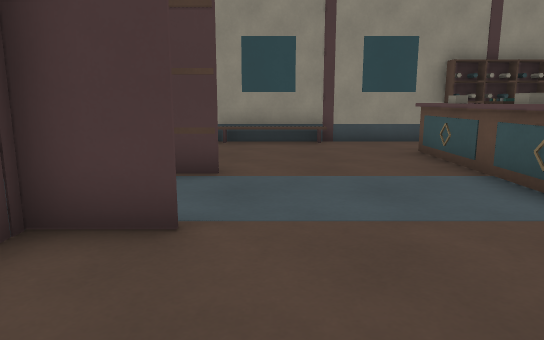
[1] (above)

14 first-person views from a walk through a 3-D level made in the Godot game engine. The camera is 1.2 m above the floor, tilts 10° down and sees 70° across. The floor is counted in squares, 1 m on a side. Each view is taken from the middle of a square. On the plan, view 1 faces up. The plan holds only what a view shows up to about 15 squares ahead; the rest is blank.

[2]
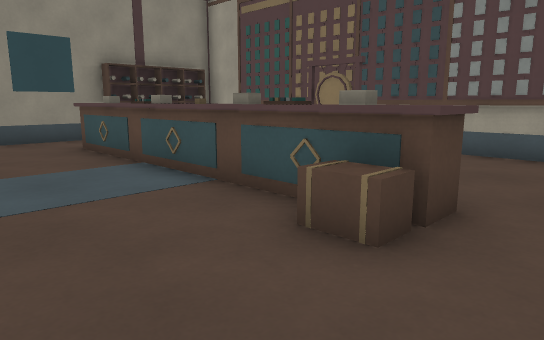

[3]
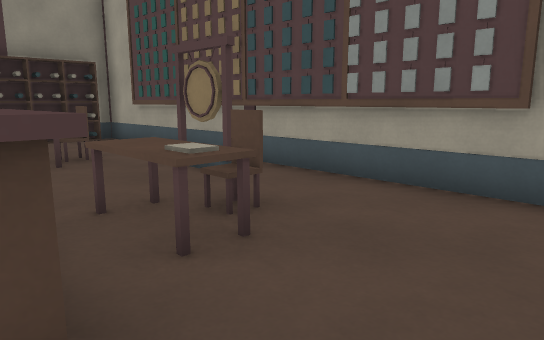

[4]
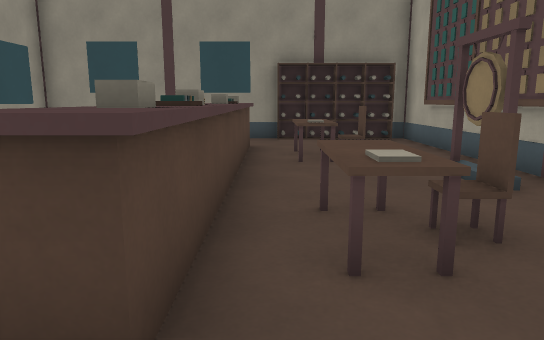

[5]
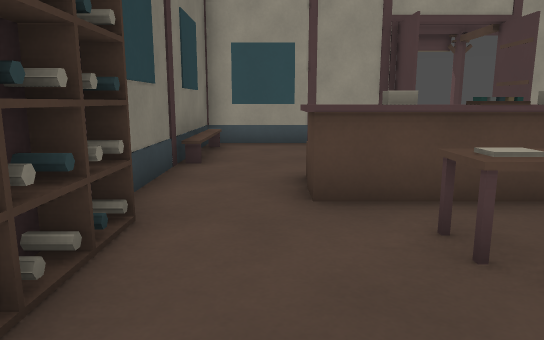

[6]
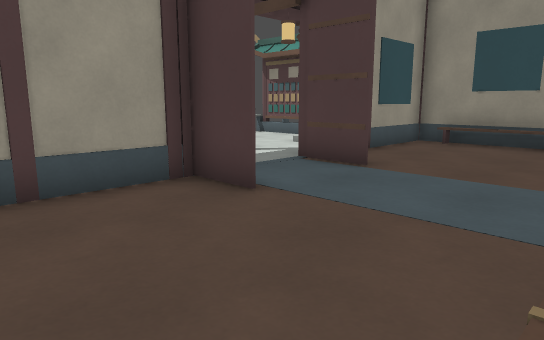

[7]
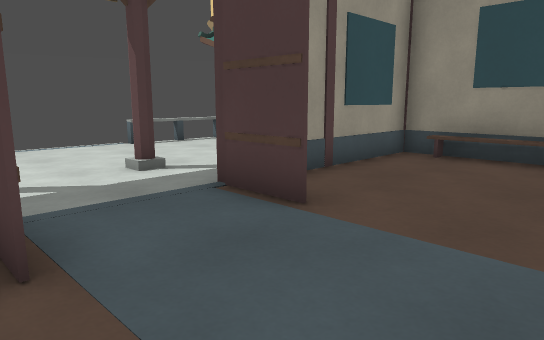

[8]
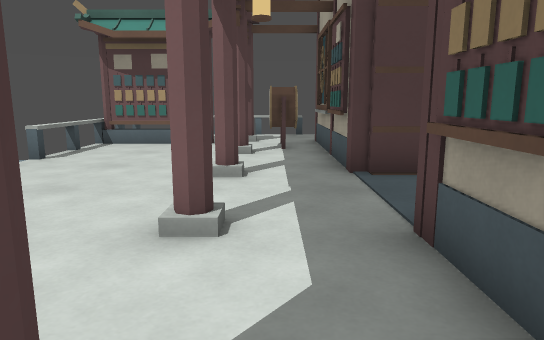

[9]
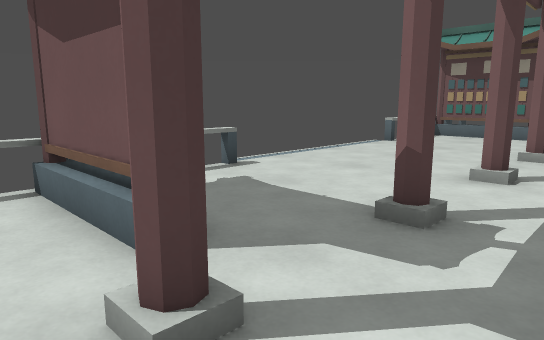

[10]
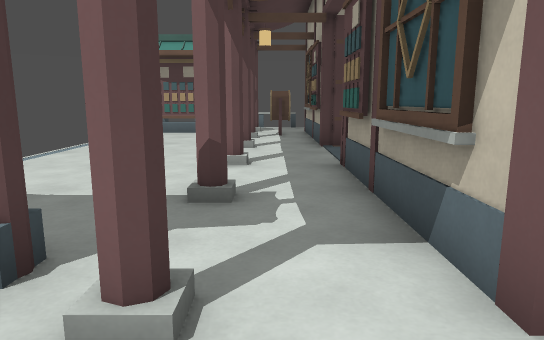

[11]
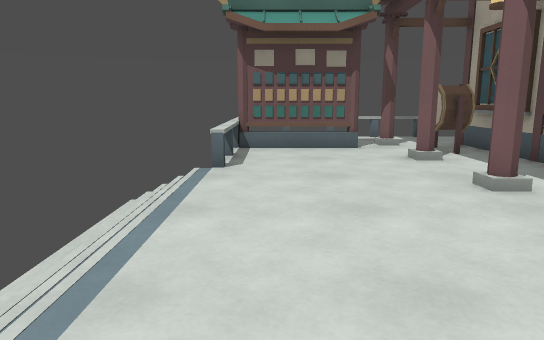

[12]
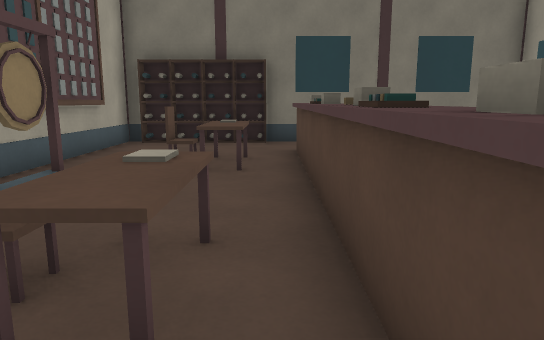

[13]
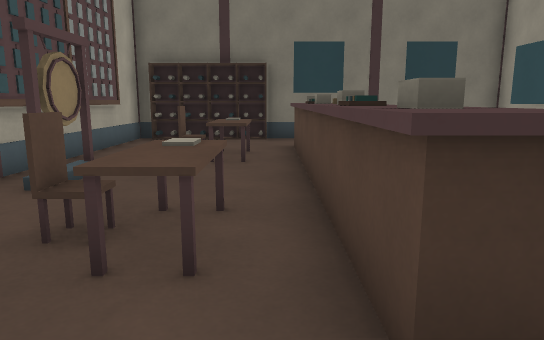

[14]
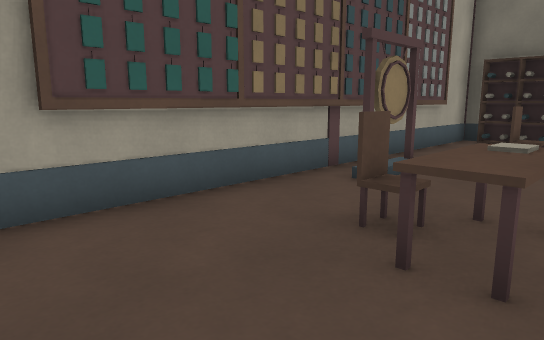

### Floor plan
Key: @ floor where view 1 was taken; # wall or solid block; x gap in a wall; . floor; / step, stairs or slope; = window, fence, low wall or low ledge; ^ raised ledge.
Columns run from 10 left of view 1 to 10 right of it. Each row starts with its distance up from view 1.
 14  =  ^^^
 13  =   ....
 12  #  #x ##############
 11  ####.###...........#
 10  =....^##...........#
  9  =...#..#.....^....##
  8  =.....##.....^.^=.#
  7 /......##.....^.^..#
  6 /....#..##....^....#
  5 /.............^....#
  4 /....#..##....^....#
  3 /......##.....^.^..#
  2  =.....##.....^.^=.##
  1  =...#..#....^^....##
  0   .....##.@.........#
 -1  ####..##...........#
 -2  =...#..#############
 -3     .. .
 -4       .

Where each view was taken, in squares from view 1:
view 1: 0 up, 0 right, facing up
view 2: 1 down, 0 right, facing up-right
view 3: 1 down, 4 right, facing up-right
view 4: 1 down, 5 right, facing up
view 5: 0 up, 9 right, facing left
view 6: 0 up, 3 right, facing up-left
view 7: 3 up, 2 right, facing up-left
view 8: 0 up, 4 left, facing up
view 9: 3 down, 3 left, facing up-left
view 10: 4 down, 4 left, facing up
view 11: 1 up, 8 left, facing up
view 12: 10 up, 5 right, facing down
view 13: 11 up, 5 right, facing down
view 14: 11 up, 5 right, facing down-right
